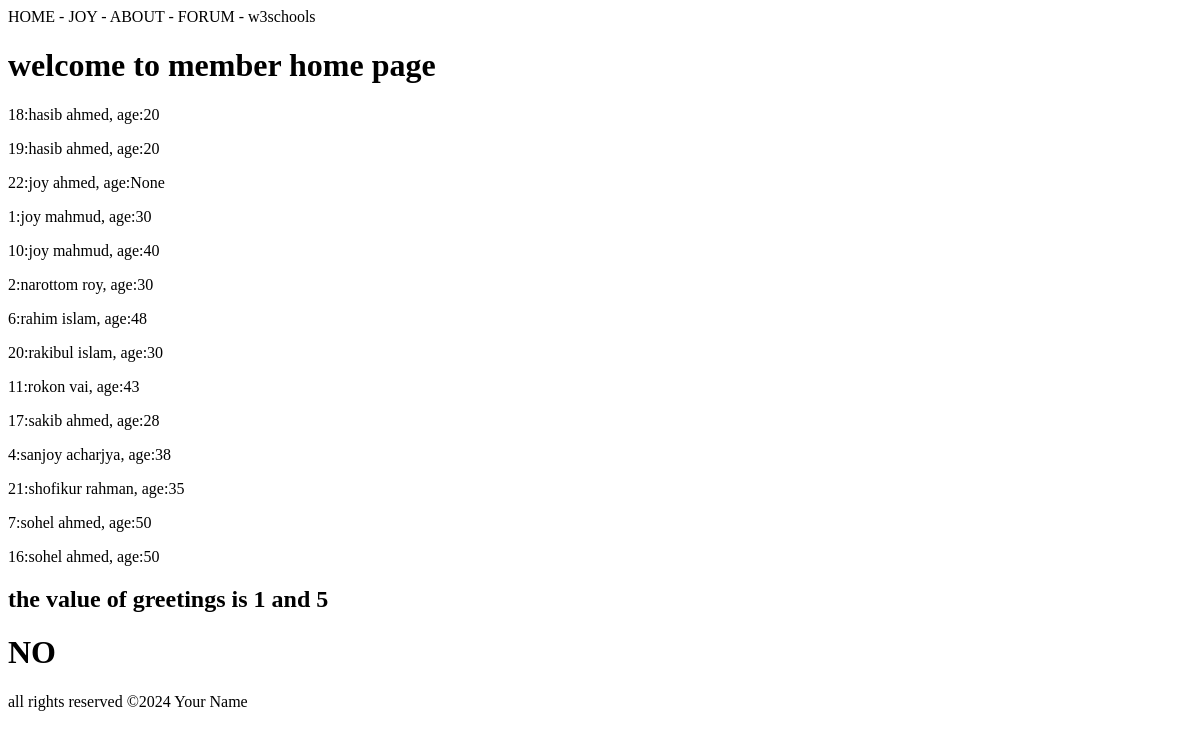
The app's page /members/home/, older data.
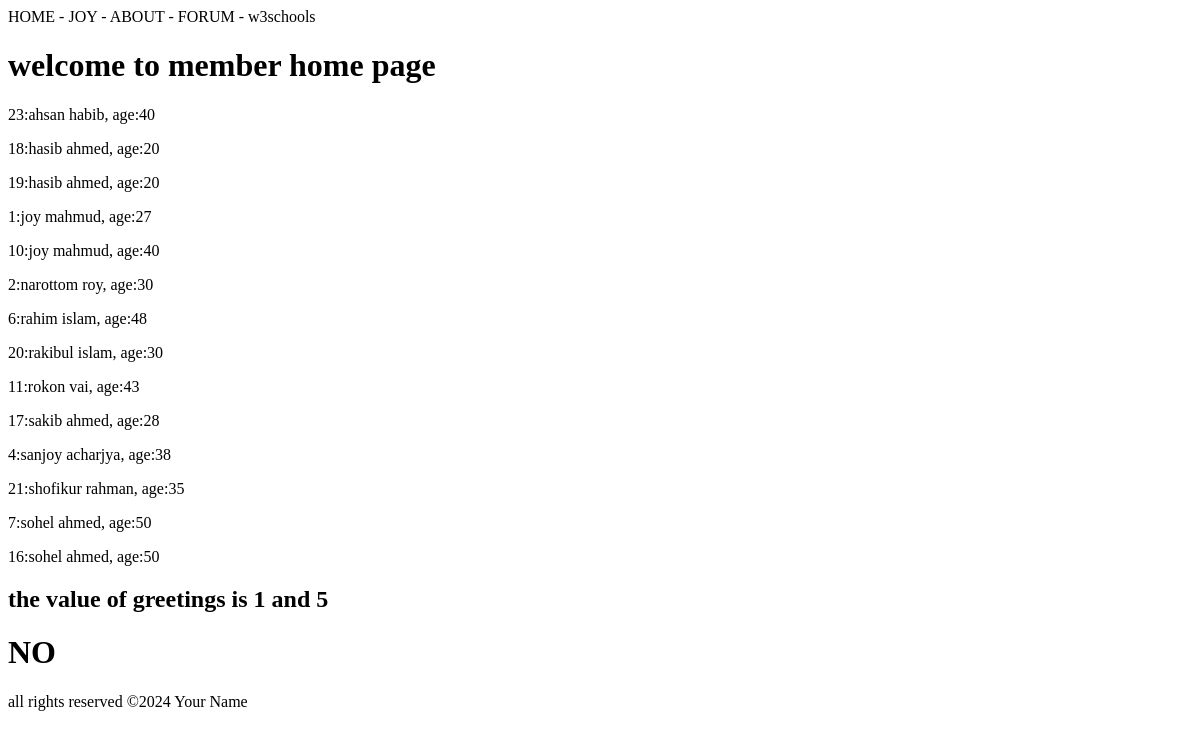
The same page, newer data.
### members/models.py (models this page shows, shortened)
class Member(models.Model):
    firstname=models.CharField(max_length=100)
    lastname=models.CharField(max_length=100)
    age=models.IntegerField(null=True)

### members/views.py (the view)
# urls.py: path('home/',views.members_home),
def members_home(request):
    members=Member.objects.all().order_by('firstname','age').values() #order by firstname and age
    print(members)
    fruits=["apple","banana"]
    context={
        "myMembers":members,
        "footer":"2024 Your Name",
        "greetings1":1,
        "greetings2":5,
        "fruits1":["apple","banana"],
        "fruits2":["apple","banana"]
        }
    return render(request,"home.html",context)

### members/templates/home.html (shortened to what this page needs)
<!DOCTYPE html>
<html lang="en">
<head>
</head>
<body>
    <header>
        {% include "menu.html" with me="joy" sponsor="W3SCHOOLS" %}
        {% with pageTitle="welcome to member home page" %}
        <h1>{{ pageTitle }}</h1>
        {% endwith %}
    </header>
    <main>
        {% for x in myMembers %}
            <p><p>{{x.id}}:{{x.firstname}} {{x.lastname}}, age:{{x.age}}</p></p>
        {% endfor %}
       <div>
            {% if greetings1 != 565 and greetings2 == 5 %}
                <h2>the value of greetings is {{greetings1}} and {{greetings2}}</h2>
            {% else %}
                <h2>value is not 5 </h2>
            {% endif %}
       </div>
       <div>
        {% if fruits1 is fruits2 %}
        <h1>YES</h1>
        {% else %}
        <h1>NO</h1>
        {% endif %}
       </div>
    </main>
   {% include "footer.html" %}
</body>
</html>

### members/templates/menu.html
<div>HOME - {{ me | upper }} - ABOUT - FORUM - {{ sponsor | lower }}</div>

### members/templates/footer.html
<footer>
    <p>all rights reserved &copy;{{footer}} </p>
</footer>

Row changes from the older to the newer data that the page shows:
removed Member: id "22", firstname "joy", lastname "ahmed", age "None"
added Member: id "23", firstname "ahsan", lastname "habib", age "40"
changed Member id 1: age "30" → "27"
